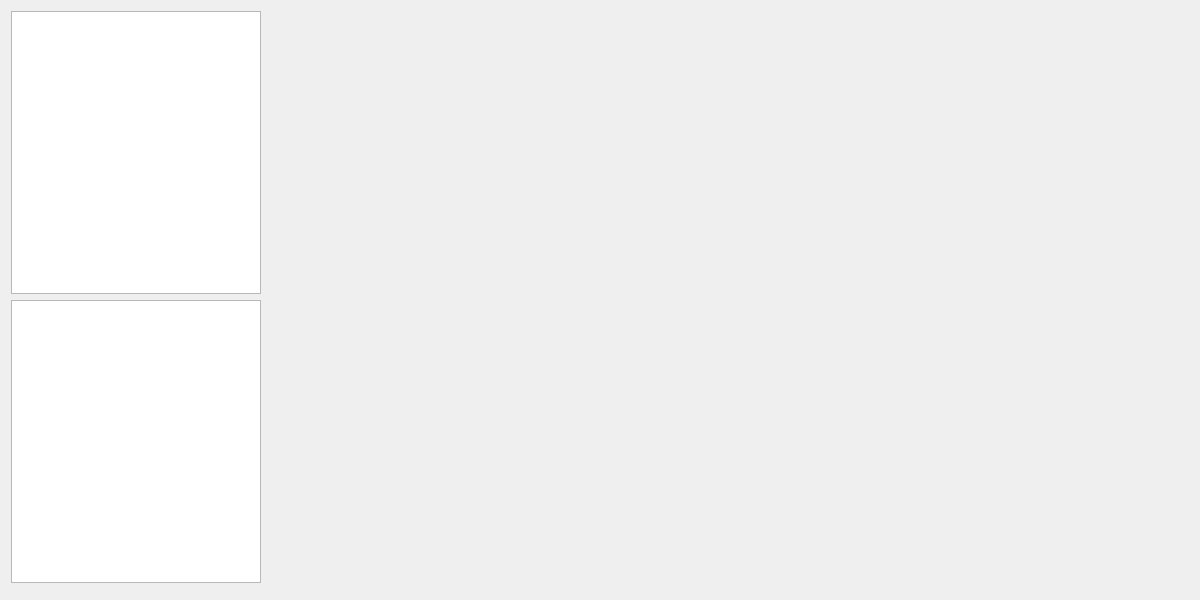
<?xml version="1.0" encoding="UTF-8"?>
<ui version="4.0">
 <class>MyQTUIClass</class>
 <widget class="QMainWindow" name="MyQTUIClass">
  <property name="geometry">
   <rect>
    <x>0</x>
    <y>0</y>
    <width>1200</width>
    <height>600</height>
   </rect>
  </property>
  <property name="windowTitle">
   <string>Awesome Window</string>
  </property>
  <property name="autoFillBackground">
   <bool>false</bool>
  </property>
  <widget class="QWidget" name="centralWidget">
   <layout class="QGridLayout" name="gridLayout">
    <item row="1" column="0">
     <widget class="QTextEdit" name="textEdit">
      <property name="maximumSize">
       <size>
        <width>250</width>
        <height>16777215</height>
       </size>
      </property>
     </widget>
    </item>
    <item row="0" column="0">
     <widget class="QListWidget" name="listWidget">
      <property name="maximumSize">
       <size>
        <width>250</width>
        <height>16777215</height>
       </size>
      </property>
     </widget>
    </item>
    <item row="0" column="1" rowspan="3">
     <widget class="GLContainer" name="widget" native="true">
      <property name="autoFillBackground">
       <bool>false</bool>
      </property>
     </widget>
    </item>
   </layout>
  </widget>
 </widget>
 <layoutdefault spacing="6" margin="11"/>
 <customwidgets>
  <customwidget>
   <class>GLContainer</class>
   <extends>QWidget</extends>
   <header>GLContainer.h</header>
   <container>1</container>
  </customwidget>
 </customwidgets>
 <resources>
  <include location="myqtui.qrc"/>
 </resources>
 <connections/>
</ui>
